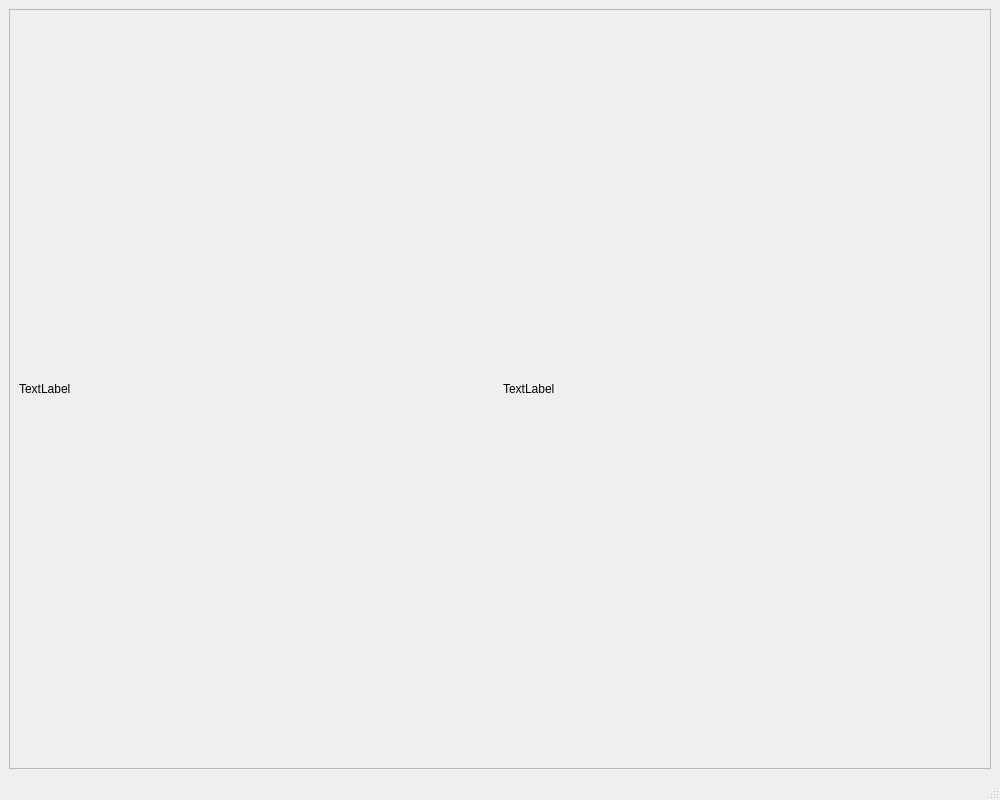
<?xml version="1.0" encoding="UTF-8"?>
<ui version="4.0">
 <class>MainWindow</class>
 <widget class="QMainWindow" name="MainWindow">
  <property name="geometry">
   <rect>
    <x>0</x>
    <y>0</y>
    <width>1000</width>
    <height>800</height>
   </rect>
  </property>
  <property name="sizePolicy">
   <sizepolicy hsizetype="Minimum" vsizetype="Minimum">
    <horstretch>0</horstretch>
    <verstretch>0</verstretch>
   </sizepolicy>
  </property>
  <property name="minimumSize">
   <size>
    <width>800</width>
    <height>600</height>
   </size>
  </property>
  <property name="windowTitle">
   <string>MainWindow</string>
  </property>
  <widget class="QWidget" name="centralwidget">
   <layout class="QVBoxLayout" name="verticalLayout">
    <item>
     <widget class="QScrollArea" name="scrollArea">
      <property name="sizePolicy">
       <sizepolicy hsizetype="Minimum" vsizetype="Minimum">
        <horstretch>0</horstretch>
        <verstretch>0</verstretch>
       </sizepolicy>
      </property>
      <property name="widgetResizable">
       <bool>true</bool>
      </property>
      <widget class="QWidget" name="scrollAreaWidgetContents">
       <property name="geometry">
        <rect>
         <x>0</x>
         <y>0</y>
         <width>976</width>
         <height>726</height>
        </rect>
       </property>
       <layout class="QHBoxLayout" name="horizontalLayout">
        <item>
         <widget class="QLabel" name="label">
          <property name="text">
           <string>TextLabel</string>
          </property>
         </widget>
        </item>
        <item>
         <widget class="QLabel" name="label2">
          <property name="text">
           <string>TextLabel</string>
          </property>
         </widget>
        </item>
       </layout>
      </widget>
     </widget>
    </item>
   </layout>
  </widget>
  <widget class="QMenuBar" name="menubar">
   <property name="geometry">
    <rect>
     <x>0</x>
     <y>0</y>
     <width>1000</width>
     <height>25</height>
    </rect>
   </property>
  </widget>
  <widget class="QStatusBar" name="statusbar"/>
 </widget>
 <resources/>
 <connections/>
</ui>
